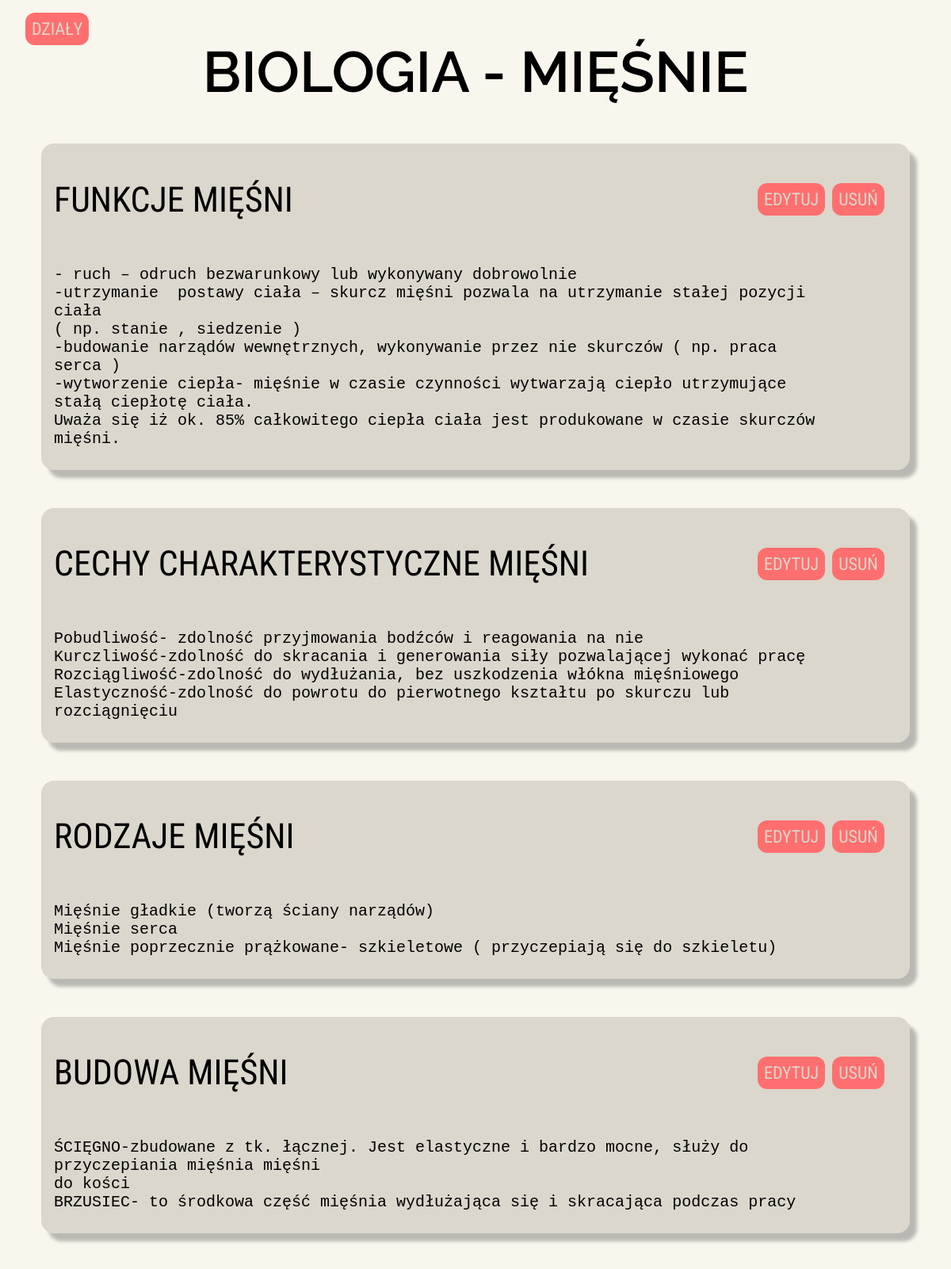
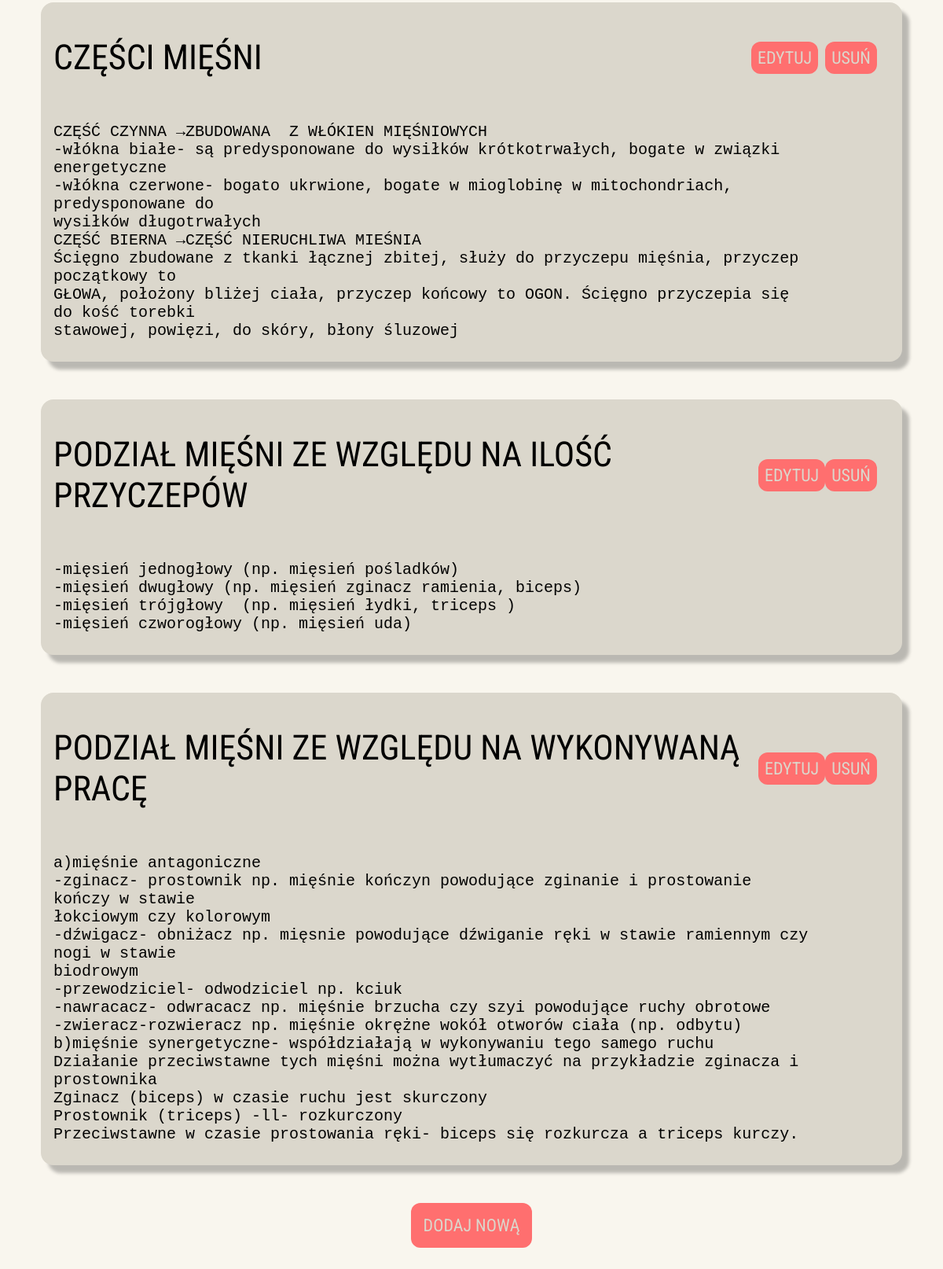
Screenshot of /biology/unit/10 (signed in) with the database file from the repository (2 pictures, top to bottom).
### biology/models.py (models this page shows, shortened)
class Units(models.Model):
    unitId = models.AutoField(primary_key=True, auto_created=True)
    unitName = models.CharField(max_length=200)
    def __str__(self):
        return self.unitName

class Notes(models.Model):
    noteId = models.AutoField(primary_key=True, auto_created=True)
    unitId = models.ForeignKey(Units, default=1, on_delete=models.CASCADE)
    noteTitle = models.CharField(max_length=200)
    noteContent = models.TextField()

### biology/views.py (the view)
# urls.py: path('unit/<int:unitId>', views.unit, name='unit'),
def unit(request, unitId):
    if not request.user.is_authenticated:
        return redirect('/accounts/login')
    unit = Units.objects.get(pk=unitId)
    notes = Notes.objects.all().filter(unitId=unitId)
    return render(request, 'biology/unit.html', {'unit': unit, 'notes': notes})

### templates/biology/unit.html (shortened to what this page needs)
{% extends "base.html" %}
{% load static %}
{% block css %}
    <link rel="stylesheet" href="{% static 'unit.css' %}">
{% endblock %}
{% block content %}
    <div class="unit-header">
        <div class="go-back">
            <a href="/biology/units">Działy</a>
        </div>
        <h1 class="unit-title">Biologia - {{ unit }}</h1>
    </div>
    {% if notes %}
        {% for note in notes %}
            <div class="notes">
                <span class="notes-header">
                    <h2 class="notes-title">{{ note.noteTitle }}</h2>
                    <div class="notes-header-buttons">
                        <div class="note-edit">
                            <a href="/biology/notes/edit/{{ note.noteId }}">Edytuj</a>
                        </div>
                        <div class="note-delete">
                            <a href="/biology/notes/delete/{{ note.noteId  }}">Usuń</a>
                        </div>
                    </div>
                </span>
                <div class='notes-content'>
                    <pre style="overflow: auto; white-space: pre-wrap; word-wrap: break-word;">{{ note.noteContent }}</pre>
                </div>
            </div>
        {% endfor %}
    {% endif %}
    <div class="note-add">
        <a href="/biology/notes/add/{{ unit.unitId }}">Dodaj nową</a>
    </div>
{% endblock %}

### static/unit.css (style rules this page uses)
body { margin: 0; padding: 0; display: flex; flex-direction: column; justify-content: center; align-items: center; background: #F9F6EE; }
.unit-header { display: flex; align-items: center; }
.go-back { font-size: 1.2em; padding: 0.5em; }
.unit-title { color: #000; font-family: 'Raleway'; font-size: 72px; font-style: normal; font-weight: 600; line-height: normal; text-transform: uppercase; justify-self: start; }
.notes { width: 90%; max-width: 90%; border-radius: 16px; background: #DBD7CC; box-shadow: 9px 10px 4px 0px rgba(0, 0, 0, 0.25); padding: 0.5em 0 0.5em 1em; margin-bottom: 3em; }
.notes-header > h2 { color: #000000; font-family: 'Roboto Condensed'; font-size: 44px; font-style: normal; font-weight: 400; line-height: normal; text-transform: uppercase; }
.notes-content { max-width: 90%; color: #000; font-family: 'Roboto Condensed'; font-size: 20px; font-weight: 200; font-weight: light; line-height: normal; }
.notes-header { display: flex; justify-content: space-between; align-items: center; }
.notes-header-buttons { display: flex; justify-content: space-between; width: 10em; margin-right: 2em; }
.note-edit, .note-delete, .note-add, .go-back { display: flex; justify-content: center; align-items: center; border: none; padding: 0.5em; font-size: 1em; font-weight: 700; cursor: pointer; border-radius: 12px; background: #FF6F6F; }
.note-edit > a, .note-delete > a, .note-add > a, .go-back > a { color: #DBD7CC; font-family: 'Roboto Condensed'; font-size: 22px; font-style: normal; font-weight: 400; line-height: normal; text-transform: uppercase; }
a { text-decoration: none; color: black; }
.note-add { padding: 1em; margin-bottom: 2em; }
.go-back { position: absolute; top: 1em; left: 2em; }

### rows the page displays
Units: unitName "MIĘŚNIE"
Notes: noteTitle "FUNKCJE MIĘŚNI", noteContent "- ruch – odruch bezwarunkowy lub wykonywany dobrowolnie -utrzymanie postawy ciała – skurcz mięśni pozwala na utrzymanie stałej pozycji ciała ( np. stanie , siedzenie ) -budowanie narządów wewnętrznych, wykonywanie przez nie skurczów ( np. praca serca ) -wytworzenie ciepła- mięśnie w czasie czynności wytwarzają ciepło utrzymujące stałą ciepłotę ciała. Uważa się iż ok. 85% całkowitego ciepła ciała jest produkowane w czasie skurczów mięśni."
Notes: noteTitle "CECHY CHARAKTERYSTYCZNE MIĘŚNI", noteContent "Pobudliwość- zdolność przyjmowania bodźców i reagowania na nie Kurczliwość-zdolność do skracania i generowania siły pozwalającej wykonać pracę Rozciągliwość-zdolność do wydłużania, bez uszkodzenia włókna mięśniowego Elastyczność-zdolność do powrotu do pierwotnego kształtu po skurczu lub rozciągnięciu"
Notes: noteTitle "RODZAJE MIĘŚNI", noteContent "Mięśnie gładkie (tworzą ściany narządów) Mięśnie serca Mięśnie poprzecznie prążkowane- szkieletowe ( przyczepiają się do szkieletu)"
Notes: noteTitle "BUDOWA MIĘŚNI", noteContent "ŚCIĘGNO-zbudowane z tk. łącznej. Jest elastyczne i bardzo mocne, służy do przyczepiania mięśnia mięśni do kości BRZUSIEC- to środkowa część mięśnia wydłużająca się i skracająca podczas pracy"
Notes: noteTitle "CZĘŚCI MIĘŚNI", noteContent "CZĘŚĆ CZYNNA →ZBUDOWANA Z WŁÓKIEN MIĘŚNIOWYCH -włókna białe- są predysponowane do wysiłków krótkotrwałych, bogate w związki energetyczne -włókna czerwone- bogato ukrwione, bogate w mioglobinę w mitochondriach, predysponowane do wysiłków długotrwałych CZĘŚĆ BIERNA →CZĘŚĆ NIERUCHLIWA MIEŚNIA Ścięgno zbudowane z tkanki łącznej zbitej, służy do przyczepu mięśnia, przyczep początkowy to GŁOWA, położony bliżej ciała, przyczep końcowy to OGON. Ścięgno przyczepia się do kość torebki stawowej, powięzi, do skóry, błony śluzowej"
Notes: noteTitle "PODZIAŁ MIĘŚNI ZE WZGLĘDU NA ILOŚĆ PRZYCZEPÓW", noteContent "-mięsień jednogłowy (np. mięsień pośladków) -mięsień dwugłowy (np. mięsień zginacz ramienia, biceps) -mięsień trójgłowy (np. mięsień łydki, triceps ) -mięsień czworogłowy (np. mięsień uda)"
Notes: noteTitle "PODZIAŁ MIĘŚNI ZE WZGLĘDU NA WYKONYWANĄ PRACĘ", noteContent "a)mięśnie antagoniczne -zginacz- prostownik np. mięśnie kończyn powodujące zginanie i prostowanie kończy w stawie łokciowym czy kolorowym -dźwigacz- obniżacz np. mięsnie powodujące dźwiganie ręki w stawie ramiennym czy nogi w stawie biodrowym -przewodziciel- odwodziciel np. kciuk -nawracacz- odwracacz np. mięśnie brzucha czy szyi powodujące ruchy obrotowe -zwieracz-rozwieracz np. mięśnie okrężne wokół otworów ciała (np. odbytu) b)mięśnie synergetyczne- współdziałają w wykonywaniu tego samego ruchu Działanie przeciwstawne tych mięśni można wytłumaczyć na przykładzie zginacza i prostownika Zginacz (biceps) w czasie ruchu jest skurczony Prostownik (triceps) -ll- rozkurczony Przeciwstawne w…"
